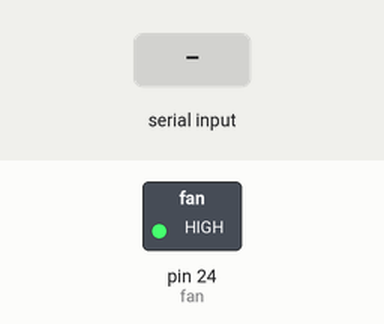
Recording of a sketch running on a simulated Arduino Mega 2560, built with avr-gcc and run on an emulated ATmega2560. Shown: switched loads named in the sketch (green lamp = pin HIGH). Dashed ring = blinking. The inputs (shaded band) are chosen by the test bench.

Above: at 1.2 s.
1.3 s: byte 30 received over Serial
At 2.0 s:
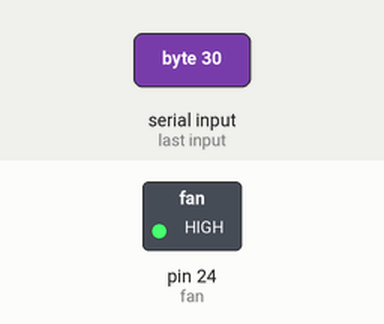
Timing chart, 0 to 10.3 s (numbered marks = the images above; inputs shaded):
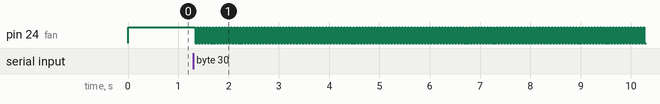

The sketch:

tataviz_test.ino
```cpp
// Test tataviz fade Puissance

int fan = 24;

int power = 200;

void setup() {
  Serial.begin(9600);
  pinMode(fan, OUTPUT);
}

void loop(){
  if(Serial.available()) {
    power = Serial.read();//(Serial.read() - '0') * 20;
    //Serial.print("I power ");
    //Serial.println(power, DEC);
  }
  for(int i = 0; i<360; i++){
    //convert 0-360 angle to radian (needed for sin function)
    float rad = DEG_TO_RAD * i;

    //calculate sin of angle as number between 0 and 255
    int sinOut = constrain((sin(rad) * 64) + power + 64, 0, 255);

    analogWrite(fan, sinOut);
  }
}
```

Measured:
- after the input at 1.3 s, pin 24 (fan): alternates HIGH for 0.02 s and LOW for 0.04 s, starting at once
